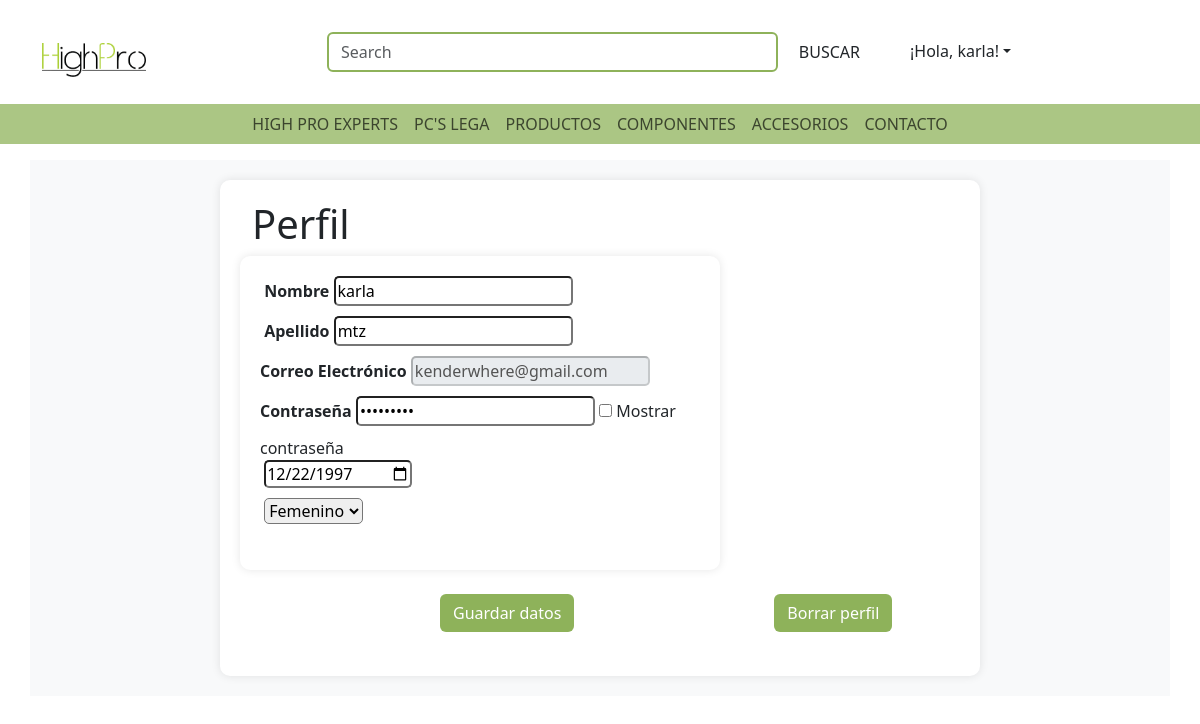
/perfil.php (signed in), run on an earlier commit of the app's database.
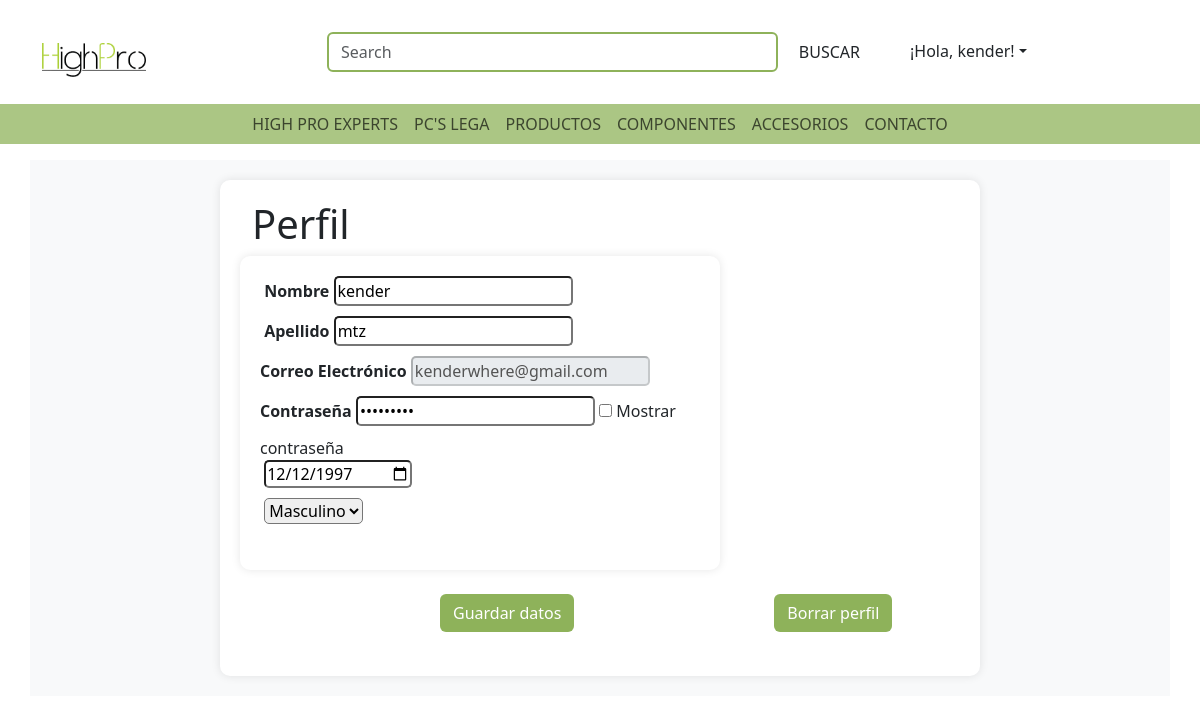
And on a later commit of the database.
### tables this page shows
CREATE TABLE `users` (
  `id_user` int(11) NOT NULL,
  `firstname` varchar(80) NOT NULL,
  `lastname` varchar(80) NOT NULL,
  `email` varchar(120) NOT NULL,
  `user_password` varchar(32) NOT NULL,
  `birthdate` date NOT NULL,
  `genre` bit(1) NOT NULL,
  `activo` tinyint(1) NOT NULL
);

### perfil.php (the view, shortened to what the changed rows need)
<?php
include "conexion.php";
if (isset($_SESSION['id_user'])) {
    $id_user = $_SESSION['id_user'];
    $query = "SELECT firstname FROM users WHERE id_user = '$id_user'";
    $user_result = $conexion->query($query);
    if ($user_result) {
        $user_data = $user_result->fetch_assoc();
        $nombre_usuario = $user_data['firstname'];
        $query_usuario = "SELECT * FROM users WHERE id_user = '$id_user'";
        $usuario_result = $conexion->query($query_usuario);
        if ($usuario_result) {
            $usuario_data = $usuario_result->fetch_assoc();
            $nombre = $usuario_data['firstname'];
            $apellido = $usuario_data['lastname'];
            $correo = $usuario_data['email'];
            $contrasena = $usuario_data['user_password'];
            $fecha_nacimiento = $usuario_data['birthdate'];
            $genero = $usuario_data['genre'];
        } else {
            echo "Error en la consulta de usuario: " . $conexion->error;
        }
    } else {
        echo "Error en la consulta de usuario: " . $conexion->error;
    }
}
?>
<!DOCTYPE html>
<html lang="en">
<head>
    <link href="https://cdn.jsdelivr.net/npm/bootstrap@5.3.1/dist/css/bootstrap.min.css" rel="stylesheet">
    <link rel="stylesheet" type="text/css" href="css/shoppingCart.css">
</head>
<body>
    <div class="container my-2 justify-content-center">
        <div class="row">
            <div class="col-md-3">
    <?php
    if (isset($_SESSION['id_user'])) {
        echo "<div class='dropdown'>";
        echo "<a class='btn dropdown-toggle' href='#' role='button' id='dropdownMenuLink' data-bs-toggle='dropdown' aria-haspopup='true' aria-expanded='false'>¡Hola, $nombre_usuario!</a>";
        echo "</div>";
    } else {
        echo "<a href='register.php'><button class='btn' type='button'>CREA TU CUENTA</button></a>";
        echo "<a href='login.php'><button class='btn' type='button'>INGRESA</button></a>";
    }
    ?>
</div>
        </div>
    </div>
    <div class="container container-estilo">
        <div class="row justify-content-center">
            <div class="col-md-8 col-sm-12 registro">
    <div class="container">
        <div class="row">
            <h1>Perfil</h1>
            <div class="col-md-8 col-sm-12 registro">
            <form method="POST" enctype="multipart/form-data" class="registro_form">
    <div class="form-group">
                <label for="id_email" style="font-weight: bold;">Nombre</label>
        <input type="text" class="dato" id="id_name" name="name_name" placeholder="Nombre(s)" required value="<?php echo $nombre; ?>">
    </div>
    <div>
        <label for="id_email" style="font-weight: bold;">Apellido</label>
        <input type="text" class="dato" id="id_lastname" name="name_lastname" placeholder="Apellido(s)" required value="<?php echo $apellido; ?>">
    </div>
    <div class="form-group">
        <label for="id_email" style="font-weight: bold;">Correo Electrónico</label>
        <input type="text" class="dato" id="id_email" name="name_email" placeholder="Correo" disabled required value="<?php echo $correo; ?>" readonly>
    </div>
    <div class="form-group">
        <label for="id_password" style="font-weight: bold;">Contraseña</label>
        <input type="password" class="dato" id="id_password" placeholder="Contraseña" name="name_password" value="<?php echo $contrasena; ?>">
        <input type="checkbox" id="showPassword"> Mostrar contraseña
    </div>
    <div class="form-group">
        <input type="date" class="dato" id="id_birthdate" name="name_birthdate" placeholder="Fecha de Nacimiento " required value="<?php echo $fecha_nacimiento; ?>">
    </div>
    <div class="form-group">
        <select class="dato" id="id_genre" name="name_genre" required>
            <option value="0" class="opcion" <?php echo ($genero == 0) ? 'selected' : ''; ?>>Femenino</option>
            <option value="1" class="opcion" <?php echo ($genero == 1) ? 'selected' : ''; ?>>Masculino</option>
        </select>
    </div>
</form>
            </div>
        </div>
    </div>
    </div>
    </div>
    </div>
</body>
</html>

What changed in the data, as far as the page shows it:
changed users "mtz": firstname "karla" → "kender"; name_name "karla" → "kender"; name_birthdate "12/22/1997" → "12/12/1997"; name_genre "Femenino" → "Masculino"
